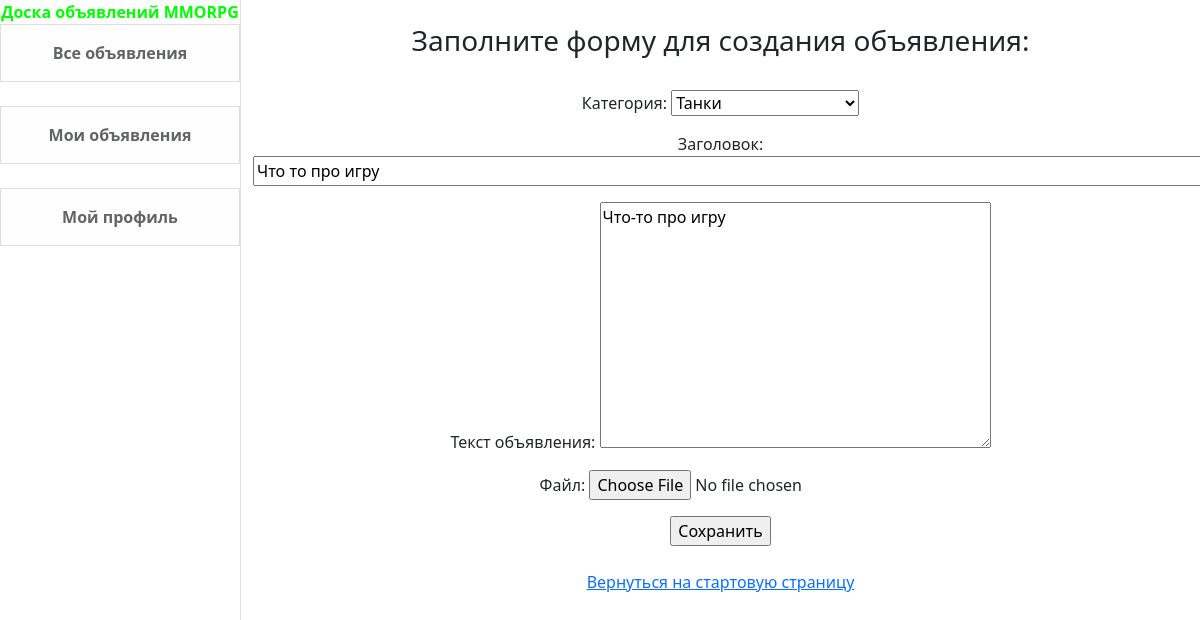
Page /advert/1/update/ (signed in) on the committed database.
### Composition/models.py (models this page shows, shortened)
class Advert(models.Model):
    author = models.ForeignKey(User, on_delete=models.CASCADE)
    CATEGORY = (
        ('tanks', 'Танки'),
        ('healers', 'Хилы'),
        ('dd', 'ДД'),
        ('traders', 'Торговцы'),
        ('gild_masters', 'Гилдмастеры'),
        ('quest_givers', 'Квестгиверы'),
        ('blacksmiths', 'Кузнецы'),
        ('tanners', 'Кожевники'),
        ('potion_makers', 'Зельевары'),
        ('spell_masters', 'Мастера заклинаний'))
    category = models.CharField(max_length=16, choices=CATEGORY, verbose_name='Категория', default='tanks')
    createDate = models.DateTimeField(auto_now_add=True)
    title = models.CharField(max_length=128, verbose_name='Название')
    text = models.TextField()
    upload = models.FileField(upload_to='uploads/', null=True, blank=True)

### Composition/views.py (the view, shortened to what this page needs)
# urls.py: path('advert/<int:pk>/update/', AdvertUpdate.as_view(), name='advert_update'),
class AdvertUpdate(PermissionRequiredMixin, UpdateView):
    permission_required = 'Composition.change_advert'
    template_name = 'advert_create.html'
    form_class = AdvertForm
    success_url = '/update/'
    def dispatch(self, request, *args, **kwargs):
        author = Advert.objects.get(pk=self.kwargs.get('pk')).author.username
        if self.request.user.username == 'admin' or self.request.user.username == author:
            return super().dispatch(request, *args, **kwargs)
        else:
            return HttpResponse("Редактировать объявление может только его автор")
    def get_object(self, **kwargs):
        id = self.kwargs.get('pk')
        return Advert.objects.get(pk=id)

### Composition/forms.py
class AdvertForm(forms.ModelForm):
    class Meta:
        model = Advert
        widgets = {'title': forms.TextInput(attrs={'size': '100'})}
        fields = ('category', 'title', 'text', 'upload')
    def __init__(self, *args, **kwargs):
        super(AdvertForm, self).__init__(*args, **kwargs)
        self.fields['category'].label = "Категория:"
        self.fields['title'].label = "Заголовок"
        self.fields['text'].label = "Текст объявления:"
        self.fields['upload'].label = "Файл:"

### templates/advert_create.html (shortened to what this page needs)
{% extends 'flatpages/default.html' %}
{% load static %}
{% block content %}
    <br>
    <h3>Заполните форму для создания объявления:</h3><br>
	<form method="post" enctype="multipart/form-data">
        {{ form.as_p }}
		<input type="submit" value="Сохранить">
	</form><br>
    <a href="{% url 'start_page' %}">Вернуться на стартовую страницу</a>
{% endblock content %}

### rows in the picture
Advert: category "Танки", title "Что то про игру", text "Что-то про игру"
